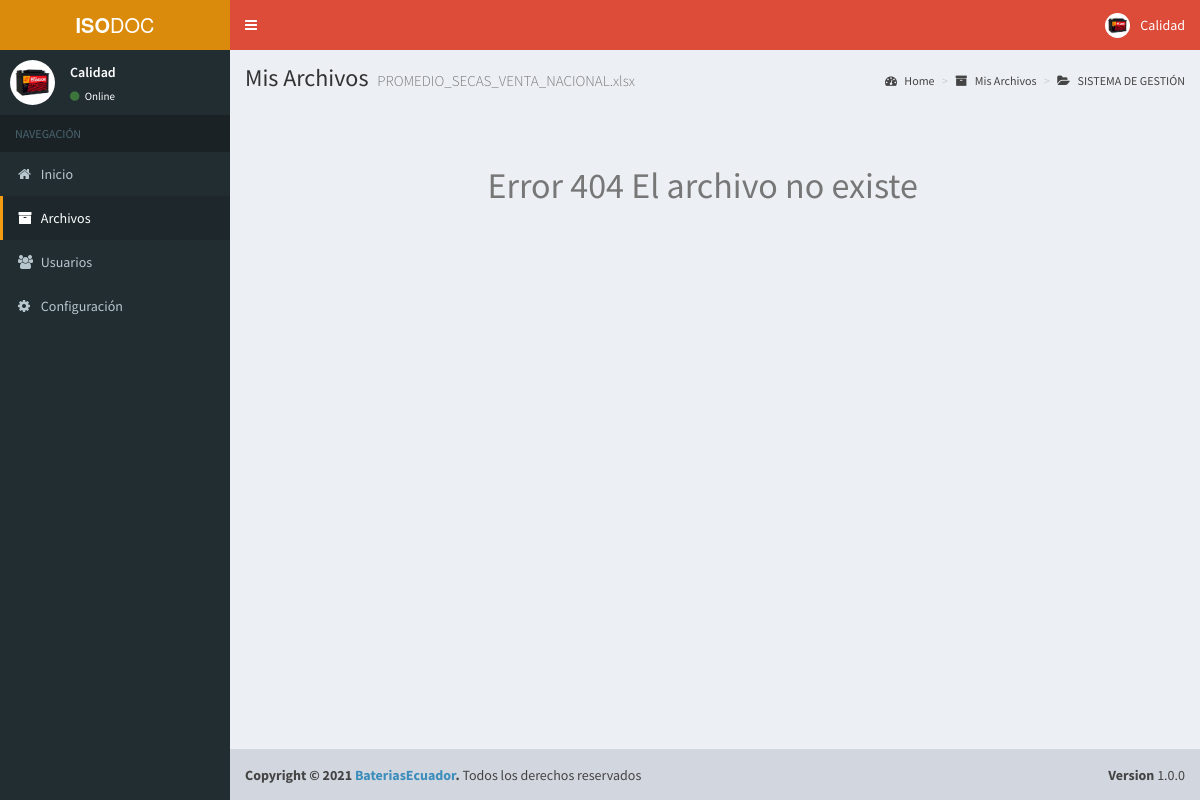
The app's page /cpanel/file?code=ZCV9cIHDdKid (signed in) with its own data.
### tables this page shows
CREATE TABLE IF NOT EXISTS `user` (
  `id` int(11) NOT NULL AUTO_INCREMENT,
  `fullname` varchar(100) NOT NULL,
  `email` varchar(255) NOT NULL,
  `password` varchar(60) NOT NULL,
  `image` varchar(255) DEFAULT NULL,
  `is_active` tinyint(1) NOT NULL DEFAULT '1',
  `is_admin` tinyint(1) NOT NULL DEFAULT '0',
  `is_public` tinyint(1) NOT NULL DEFAULT '0',
  `is_evaluator` tinyint(1) NOT NULL DEFAULT '0',
  `created_at` datetime NOT NULL,
  PRIMARY KEY (`id`),
  UNIQUE KEY `email` (`email`)
);

CREATE TABLE IF NOT EXISTS `file` (
  `id` int(11) NOT NULL AUTO_INCREMENT,
  `code` varchar(12) NOT NULL,
  `filename` varchar(255) NOT NULL,
  `description` varchar(255) NOT NULL,
  `download` int(11) NOT NULL,
  `is_public` tinyint(1) NOT NULL DEFAULT '0',
  `is_folder` tinyint(1) NOT NULL DEFAULT '0',
  `is_deleted` tinyint(1) NOT NULL DEFAULT '0',
  `user_id` int(11) NOT NULL,
  `status` int(11) DEFAULT '1',
  `folder_id` int(11) DEFAULT NULL,
  `created_at` datetime NOT NULL,
  `code_last` varchar(50) DEFAULT NULL,
  PRIMARY KEY (`id`),
  KEY `folder_id` (`folder_id`),
  KEY `user_id` (`user_id`),
  CONSTRAINT `file_ibfk_1` FOREIGN KEY (`folder_id`) REFERENCES `file` (`id`) ON DELETE CASCADE ON UPDATE CASCADE,
  CONSTRAINT `file_ibfk_2` FOREIGN KEY (`user_id`) REFERENCES `user` (`id`) ON DELETE CASCADE ON UPDATE CASCADE
);

### cpanel/file.php (the view, shortened to what this page needs)
<?php
$active2 = "active";
include "header.php";
?>
<?php
$file = null;
if (isset($_GET["code"]) && $_GET["code"] != "") {
    $id_code = $_GET["code"];
    $file = mysqli_query($con, "select * from file where code=\"$id_code\"");
    while ($row = mysqli_fetch_array($file)) {
        $file_id = $row['id'];
        $user_id = $row['user_id'];
        $code = $row['code'];
        $filename = $row['filename'];
        $description = $row['description'];
        $created_at = $row['created_at'];
        $file_count = $row['download'];
        $folder_id = $row['folder_id'];
    }
}
$is_logged = false;
$is_owner = false;
$go = false;
if (isset($_SESSION["admin_id"])) {
    $is_logged = true;
}
if (@$is_logged) {
    $is_owner = true;
}
?>
<?php if ($go || $is_owner) : ?>
    <div class="content-wrapper">
        <section class="content-header">
            <h1>Mis Archivos <small><?php echo $filename; ?></small> </h1>
            <?php if (isset($_SESSION["admin_id"])) : ?>
                <ol class="breadcrumb">
                    <li><a href="home"><i class="fa fa-dashboard"></i> Home</a></li>
                    <li><a href="files"><i class="fa fa-archive"></i> Mis Archivos</a></li>
                    <?php
                    if ($folder_id != 0) {
                        $f = mysqli_query($con, "select * from file where id=$folder_id");
                        while ($g = mysqli_fetch_array($f)) {
                            $f_code = $g['code'];
                            $f_filename = $g['filename'];
                        }
                        echo '<li class="active"><a href="files?folder=' . $f_code . '"><i class="fa fa-folder-open"></i> ' . $f_filename . '</a></li>';
                    }
                    ?>
                </ol>
            <?php endif; ?>
        </section>
        <section class="content">
            <div class="row">
                <div class="col-lg-6 col-xs-12 col-md-offset-3">
                    <br>
                    <?php if (mysqli_num_rows($file) == 0) : ?>
                        <h1>404</h1>
                    <?php else : ?>
                        <br>
                        <?php
                        $url = "../storage/data/" . $user_id . "/" . $filename;
                        if (file_exists($url)) {
                            $ftype = explode(".", $url);
                            if ($filename != "") {
                                if ($ftype[1] == "png" || $ftype[1] == "jpg" || $ftype[1] == "gif" || $ftype[1] == "jpeg") {
                                    echo " <img src=\"$url\" class=\"offline\" width=\"540\">";
                                } else {
                                    echo "<h2>$filename</h2>";
                                }
                            } ?>
                            <div class="btn-group  pull-right">
                                <a id='no_file' href="action/dwnfl?code=<?php echo $code; ?>&id=<?php echo $file_id; ?>&count=<?php echo $file_count; ?>" class="btn btn-default"><i class="fa fa-download"></i> Descargar</a>
                            </div>
                            <br><br>
                            <p><?php echo $description; ?></p><br>
                            <p class="text-muted text-right"><i class="fa fa-clock-o"></i> <?php echo $created_at; ?></p>
                            <br><br>
                            <?php
                            $comments = mysqli_query($con, "select * from comment where file_id=" . $file_id);
                            $count = mysqli_num_rows($comments);
                            ?>
                            <?php
                            if (isset($_GET['success'])) {
                                echo "<p class='alert alert-success'> <i class=' fa fa-exclamation-circle'></i> <strong>¡Comentario agregado! </strong> .</p>";
                            } elseif (isset($_GET['error'])) {
                                echo "<p class='alert alert-danger'> <i class=' fa fa-exclamation-circle'></i> <strong>¡Error! </strong>No se puede comentar este archivo.</p>";
                            }
                            ?>
                            <div class="box box-success">
                                <div class="box-header">
                                    <i class="fa fa-comments-o"></i>
                                    <h3 class="box-title">Comentarios (<?php echo $count ?>)</h3>
                                </div>
                                <?php if ($count > 0) : ?>
                                    <div class="box-body chat" id="chat-box">
                                        <div class="item">
                                            <?php foreach ($comments as $com) : ?>
                                                <?php
                                                $com_user_id = $com['user_id'];
                                                $commm = mysqli_query($con, "select * from comment where user_id=$com_user_id");
                                                while ($usi = mysqli_fetch_array($commm)) {
                                                    $userd = $usi['user_id'];
                                                }
                                                $userss = mysqli_query($con, "select * from user where id=$userd");
                                                while ($com2 = mysqli_fetch_array($userss)) {
                                                    $profile_pic = $com2['image'];
                                                    $fullname = $com2['fullname'];
                                                }
                                                ?>
                                                <img src="../images/profiles/<?php echo $profile_pic; ?>" alt="user image" class="offline">
                                                <p class="message">
                                                    <small class="text-muted pull-right"><i class="fa fa-clock-o"></i><?php echo $com['created_at']; ?></small>
                                                    <a href="#" class="name">
                                                        <?php echo $fullname;  ?>
                                                    </a>
                                                    <?php echo $com['comment']; ?>
                                                </p>
                                            <?php endforeach; ?>
                                        </div>
                                    </div>
                                <?php endif; ?>
                                <div class="box-footer">
                                    <form method="post" action="action/addfilecomment.php">
                                        <div class="input-group">
                                            <input type="hidden" value="<?php echo $file_id ?>" name="id">
                                            <input name="comment" required class="form-control" placeholder="Escribe un comentario...">
                                            <div class="input-group-btn">
                                                <button type="submit" class="btn btn-success"><i class="fa fa-comments"></i></button>
                                            </div>
                                        </div>
                                    </form>
                                </div>
                            </div>
                        <?php } else {
                            echo  "<h1 class='text-muted'>Error 404 El archivo no existe</h1>";
                        }
                        ?>
                    <?php endif; ?>
                </div>
            </div>
        </section>
    </div>
<?php endif; ?>
<?php include "footer.php"; ?>

### cpanel/header.php (shortened to what this page needs)
<?php
include "../config/config.php";
$is_public = $_SESSION['is_public'];
$my_user_id = $_SESSION['admin_id'];
$query = mysqli_query($con, "SELECT * from user where id=$my_user_id");
while ($row = mysqli_fetch_array($query)) {
    $fullname = $row['fullname'];
}
?>
<!DOCTYPE html>
<html>
<head>
    <link rel="stylesheet" href="../bootstrap/css/bootstrap.min.css">
    <link rel="stylesheet" href="../css/font-awesome/css/font-awesome.min.css">
    <link rel="stylesheet" href="../plugins/datatables/dataTables.bootstrap.css">
    <link rel="stylesheet" href="../dist/css/AdminLTE.min.css">
    <link rel="stylesheet" href="../dist/css/skins/_all-skins.min.css">
    <link rel="stylesheet" href="../plugins/select2/select2.min.css">
    <link rel="stylesheet" href="../plugins/iCheck/square/blue.css">
    <link rel="stylesheet" href="../css/micss.css">
    <link rel="stylesheet" href="../css/styles.css">
</head>
<body class="hold-transition skin-yellow sidebar-mini">
    <div class="wrapper">
        <header class="main-header">
            <a href="home.php" class="logo">
                <span class="logo-lg"><b>ISO</b>DOC</span>
            </a>
            <nav class="navbar navbar-static-top">
                <a href="#" class="sidebar-toggle" data-toggle="offcanvas" role="button">
                </a>
                <div class="navbar-custom-menu">
                    <ul class="nav navbar-nav">
                        <li class="dropdown user user-menu">
                            <a href="#" class="dropdown-toggle" data-toggle="dropdown">
                                <img src="../images/ecu.jpg" class="user-image" alt="User Image">
                                <span class="hidden-xs"><?php echo $fullname; ?></span>
                            </a>
                        </li>
                    </ul>
                </div>
            </nav>
        </header>
        <aside class="main-sidebar">
            <section class="sidebar">
                <div class="user-panel">
                    <div class="pull-left image">
                        <img src="../images/ecu.jpg" class="img-circle" alt="User Image">
                    </div>
                    <div class="pull-left info">
                        <p><?php echo $fullname; ?></p>
                        <a href="#"><i class="fa fa-circle text-success"></i> Online</a>
                    </div>
                </div>
                <ul class="sidebar-menu">
                    <li class="header">NAVEGACIÓN</li>
                    <li class="<?php if (isset($active1)) {
                                    echo $active1;
                                } ?>">
                        <a href="home"><i class="fa fa-home"></i> <span>Inicio</span></a>
                    </li>
                    <li class="<?php if (isset($active2)) {
                                    echo $active2;
                                } ?>">
                        <a href="files"><i class="fa fa-archive"></i> <span>Archivos</span></a>
                    </li>
                    <?php if ($is_public == 0) : ?>
                        <li class="<?php if (isset($active3)) {
                                        echo $active3;
                                    } ?>">
                            <a href="users"><i class="fa fa-users"></i> <span>Usuarios</span></a>
                        </li>
                    <li class="<?php if (isset($active4)) {
                                    echo $active4;
                                } ?>">
                        <a href="configuration"><i class="fa fa-cog"></i> <span>Configuración</span></a>
                    </li>
                    <?php endif; ?>
                </ul>
            </section>
        </aside>

### records on screen
user: fullname "Calidad"
file: filename "PROMEDIO_SECAS_VENTA_NACIONAL.xlsx"
file: filename "SISTEMA DE GESTIÓN"
